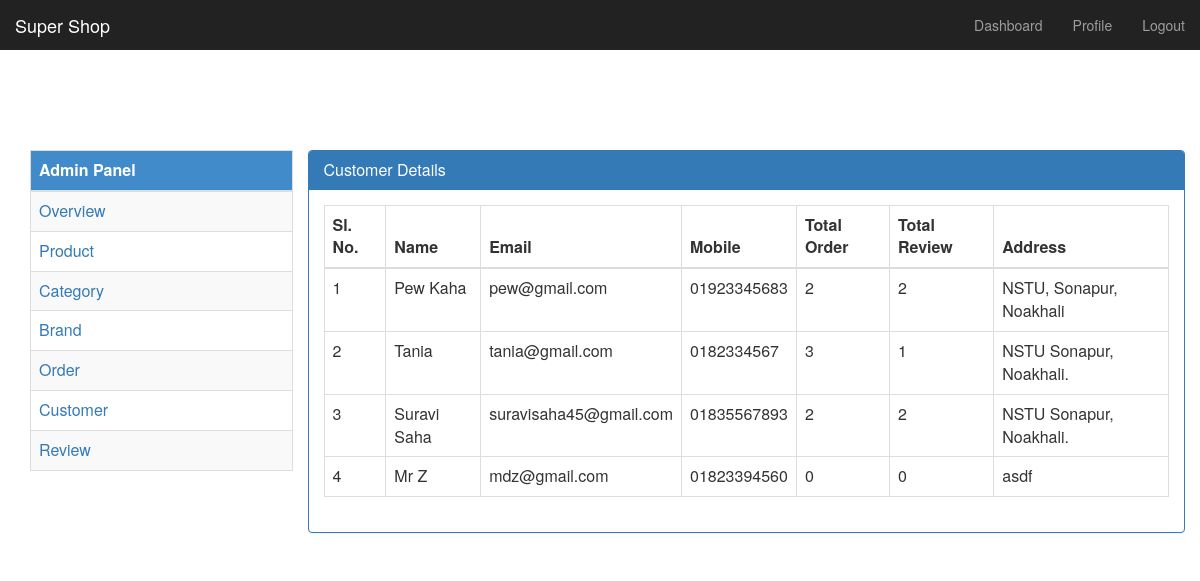
The app's page /admin/customerdetails.php (signed in) with its own data.
### tables this page shows
CREATE TABLE `customer` (
  `custId` int(11) NOT NULL,
  `custName` varchar(225) NOT NULL,
  `custEmail` varchar(50) NOT NULL,
  `custPass` varchar(30) NOT NULL,
  `number` int(11) NOT NULL,
  `division` varchar(50) NOT NULL,
  `district` varchar(50) NOT NULL,
  `address` varchar(225) NOT NULL
);

### Classes/Customer.php (called while the page is built, shortened)
<?php
    class Customer{
     public $uhost = DB_HOST;
     public $uuser = DB_USER;
     public $upass = DB_PASS;
     public $udb   = DB_NAME;
     private $conn;
        function __construct(){
            $this -> conn = mysqli_connect($this -> uhost, $this -> uuser, $this -> upass, $this -> udb);
        }
        public function getAllCust(){
            $this -> sql = "SELECT * FROM customer ORDER BY custId DESC;";
            $this -> res = mysqli_query($this -> conn, $this -> sql);
                return $this -> res;
        }
    }
?>

### Classes/Order.php (called while the page is built, shortened)
<?php
    class Order{
     public $uhost = DB_HOST;
     public $uuser = DB_USER;
     public $upass = DB_PASS;
     public $udb   = DB_NAME;
     private $conn;
        function __construct(){
            $this -> conn = mysqli_connect($this -> uhost, $this -> uuser, $this -> upass, $this -> udb);
        }
        public function getTotalOrderByCust($id){
            $this -> sql = "SELECT COUNT(orderId) AS 'totalorder' FROM customerorder WHERE custId = '$id' ;";
            $this -> res = mysqli_query($this -> conn, $this -> sql);
            $ts = $this -> res -> fetch_assoc();
                return $ts['totalorder'];
        }
    }
    ?>

### Classes/Productreview.php (called while the page is built, shortened)
<?php
    class Prodcutreview {
     public $uhost = DB_HOST;
     public $uuser = DB_USER;
     public $upass = DB_PASS;
     public $udb   = DB_NAME;
     private $conn;
        function __construct(){
            $this -> conn = mysqli_connect($this -> uhost, $this -> uuser, $this -> upass, $this -> udb);
        }
    public function getTotalReviewByCust($cid){
            $this -> sql = "SELECT COUNT(reviewId) AS 'totalreview' FROM productreview WHERE custId = '$cid' ;";
            $this -> res = mysqli_query($this -> conn, $this -> sql);
            $ts = $this -> res -> fetch_assoc();
                return $ts['totalreview'];
    }
    }
?>

### admin/customerdetails.php (the view, shortened to what this page needs)
<?php
include('Library/header.php');
$filepath=realpath(dirname(__FILE__));
include_once($filepath.'/../Classes/Customer.php');
include_once($filepath.'/../Classes/Productreview.php');
include_once($filepath.'/../Classes/Order.php');
    $customer = new Customer();
    $order    = new Order();
    $pr       = new Prodcutreview();
    $getAllC = $customer -> getAllCust();
?>
<?php
include('Library/sidebar.php');
?>
<div class="col-md-9 col-sm-12 col-xs-12">
    <div class="row">
        <div class="panel panel-primary">
            <div class="panel-heading">
                <h3 class="panel-title">Customer Details </h3>
            </div>
            <div class="panel-body">
                <div class="table-responsive">
                    <table class="table table-bordered">
                        <thead>
                            <th>Sl. No.</th>
                            <th>Name</th>
                            <th>Email</th>
                            <th>Mobile</th>
                            <th>Total Order</th>
                            <th>Total Review</th>
                            <th>Address</th>
                        </thead>
                        <tbody>
                            <?php
                                if(isset($getAllC)){
                                    $i = 0;
                                    while($value = $getAllC -> fetch_assoc()){
                                        $i ++;
                                        $id = $value['custId'];
                                        $totalorder   = $order -> getTotalOrderByCust($id);
                                        $totalreview  = $pr -> getTotalReviewByCust($id);
                            ?>
                            <tr>
                                <td><?php echo $i; ?></td>
                                <td><?php echo $value['custName']; ?></td>
                                <td><?php echo $value['custEmail']; ?></td>
                                <td>0<?php echo $value['number']; ?></td>
                                <td><?php if(isset($totalorder)) echo $totalorder; ?></td>
                                <td><?php if(isset($totalreview)) echo $totalreview; ?></td>
                                <td><?php echo $value['address']; ?></td>
                            </tr>
                            <?php }} ?>
                        </tbody>
                    </table>
                </div>
            </div>
        </div>
    </div>
</div>
<?php
include('Library/footer.php');
?>

### admin/css/dashboard.css (style rules this page uses)
body { padding-top: 50px; }

### records on screen
customer: custName "Pew Kaha", custEmail "pew@gmail.com", number "1923345683", totalorder "2", totalreview "2", address "NSTU, Sonapur, Noakhali"
customer: custName "Tania", custEmail "tania@gmail.com", number "182334567", custId "3", totalreview "1", address "NSTU Sonapur, Noakhali."
customer: custName "Suravi Saha", custEmail "suravisaha45@gmail.com", number "1835567893", custId "2", address "NSTU Sonapur, Noakhali."
customer: custName "Mr Z", custEmail "mdz@gmail.com", number "1823394560", totalorder "0", totalreview "0", address "asdf"
